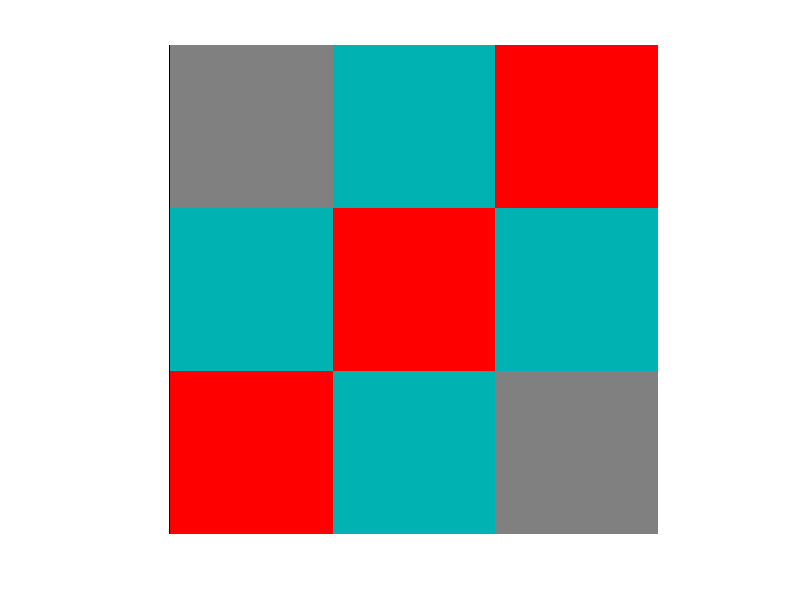

The MATLAB script that drew this image:
clear all;
close all;
     
R = [0.5 0 1;
 0 1 0; 
 1 0 0.5];
G =[0.5 0.7 0 ;
 0.7 0 0.7;
 0 0.7 0.5];
B =[0.5 0.7 0;
 0.7 0 0.7;
 0 0.7 0.5];
     
I = cat(3,R,G,B)

imshow(I)